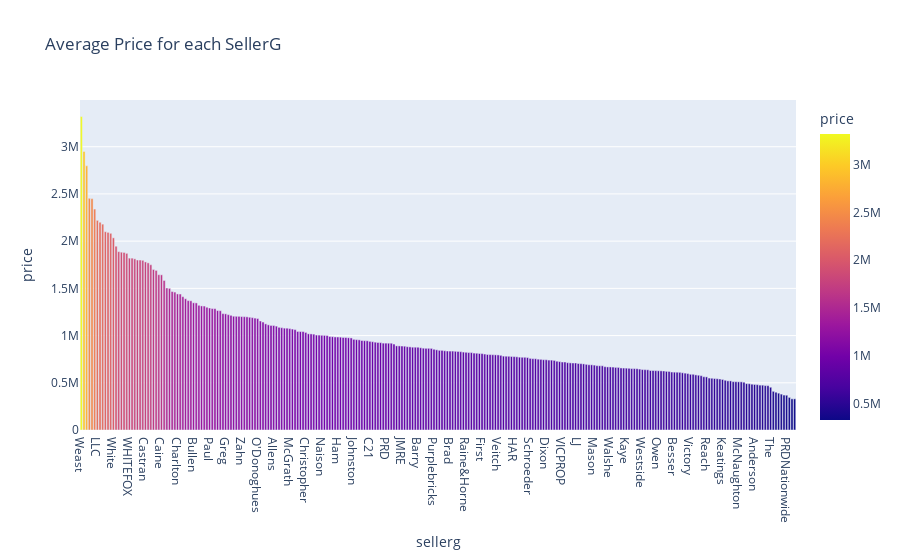

Notebook cell for this chart:
### Markdown cell above
21) **What is the average `Price` for each `SellerG` ?**

### Code cell
o = data[['sellerg', 'price']].groupby('sellerg').mean().reset_index().sort_values(by='price', ascending=False).round(4)

px.bar(o, x='sellerg', y='price', title='Average Price for each SellerG', color='price').show()

### Figure 1 — Plotly figure (JSON) as saved in the notebook; plotly's stock layout.template omitted (floating-point values rounded to 4 significant figures; data arrays with more than 128 entries replaced by an {"elided": "..."} marker saying what was removed)
{"data": [{"hovertemplate": "sellerg=%{x}<br>price=%{marker.color}<extra></extra>", "legendgroup": "", "marker": {"color": {"elided": "268 float values"}, "coloraxis": "coloraxis", "pattern": {"shape": ""}}, "name": "", "orientation": "v", "showlegend": false, "textposition": "auto", "type": "bar", "x": {"elided": "268 str values"}, "xaxis": "x", "y": {"elided": "268 float values"}, "yaxis": "y"}], "layout": {"barmode": "relative", "coloraxis": {"colorbar": {"title": {"text": "price"}}, "colorscale": [[0, "#0d0887"], [0.1111, "#46039f"], [0.2222, "#7201a8"], [0.3333, "#9c179e"], [0.4444, "#bd3786"], [0.5556, "#d8576b"], [0.6667, "#ed7953"], [0.7778, "#fb9f3a"], [0.8889, "#fdca26"], [1, "#f0f921"]]}, "legend": {"tracegroupgap": 0}, "title": {"text": "Average Price for each SellerG"}, "xaxis": {"anchor": "y", "domain": [0, 1], "title": {"text": "sellerg"}}, "yaxis": {"anchor": "x", "domain": [0, 1], "title": {"text": "price"}}}}
